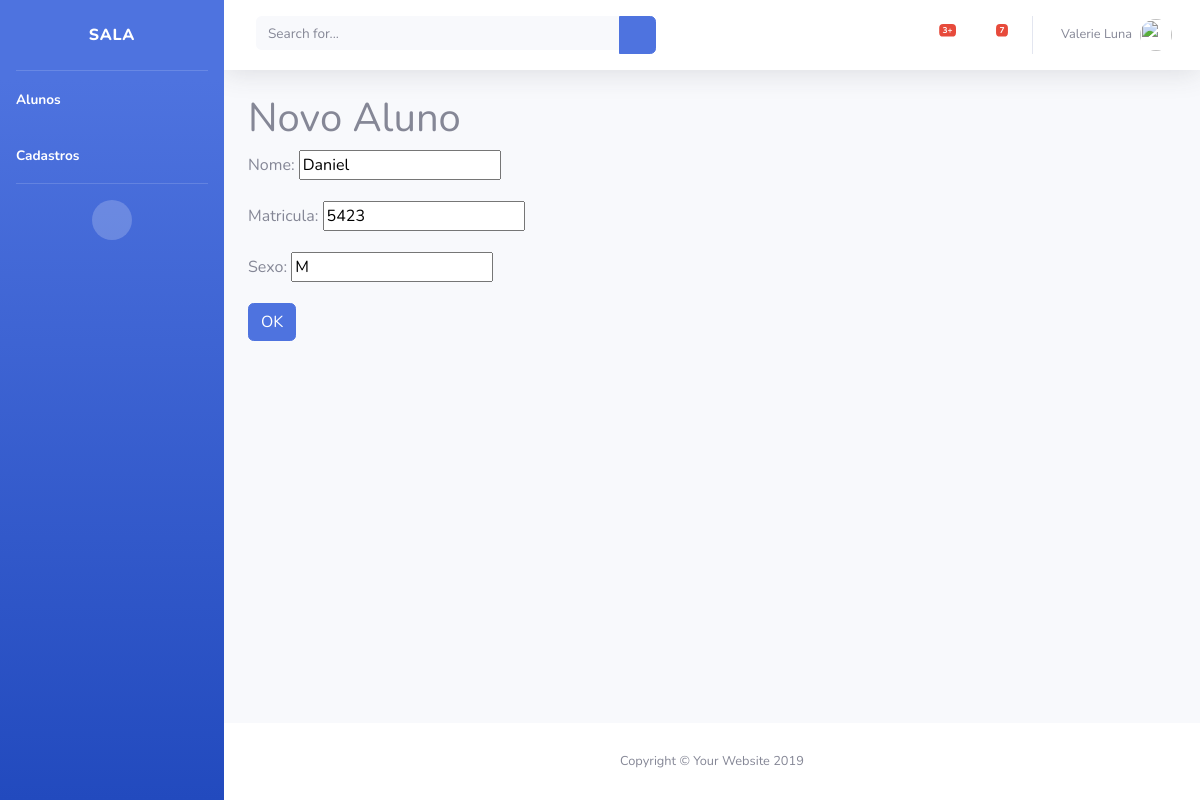
The app's page /aula/aluno/editar/6, older data.
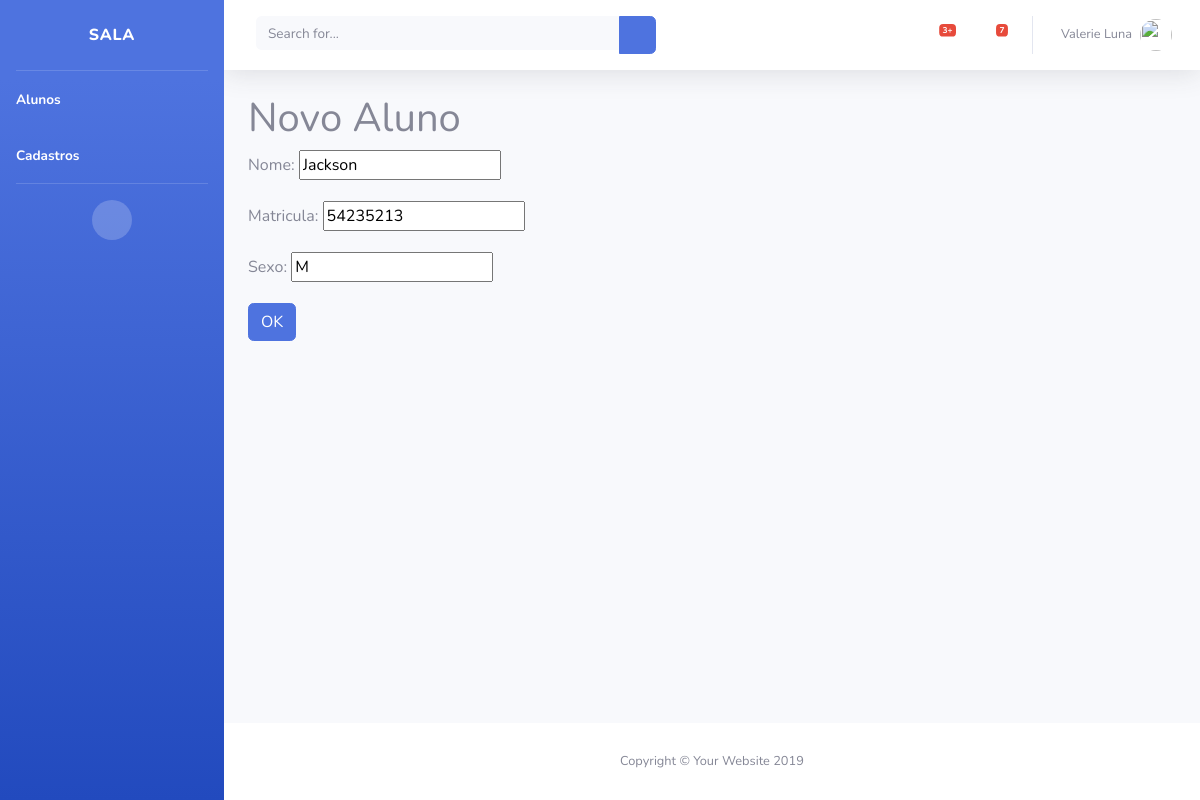
The same page, newer data.
### aula/models.py (models this page shows, shortened)
class Aluno(models.Model):
    nome = models.CharField(max_length=50)
    matricula = models.IntegerField()
    sexo = models.CharField(max_length=1)

### aula/views.py (the view)
# urls.py: path('aluno/editar/<int:id>', views.editar),
def editar(request,id):
    if(request.method=='POST'):
        aluno = Aluno.objects.get(pk=id)
        form = AlunoForm(request.POST, instance = aluno)
        if form.is_valid():
            form.save()
            return redirect('/aula/aluno/list')
        else:
            return render(request,'aluno/editar.html',{'form':form, 'id':id})
    else:
        aluno = Aluno.objects.get(pk=id)
        form = AlunoForm(instance=aluno)
        return render(request,'aluno/editar.html',{'form':form, 'id':id})

### aula/forms.py
class AlunoForm(ModelForm):
    class Meta:
        model = Aluno
        fields = '__all__'

### aula/templates/aluno/editar.html (shortened to what this page needs)
{% extends 'base.html' %}
{% block conteudo %}
<h1>Novo Aluno</h1>
<div class="row">
    <div class="col-lg-6">
        <form action="/aula/aluno/editar/{{id}}" method="post">
            <div class="form-group">
                <label for="{{form.nome.id_for_label}}">Nome:</label>
                {{form.nome}}
            </div>
            <div class="form-group">
                <label for="{{form.matricula.id_for_label}}">Matricula:</label>
                {{form.matricula}}
            </div>
            <div class="form-group">
                <label for="{{form.sexo.id_for_label}}">Sexo:</label>
                {{form.sexo}}
            </div>
            <button type="submit" class="btn btn-primary">OK</button>
        </form>
    </div>
</div>
{% endblock %}

Row changes from the older to the newer data that the page shows:
changed Aluno: nome "Daniel" → "Jackson"; matricula "5423" → "54235213"
